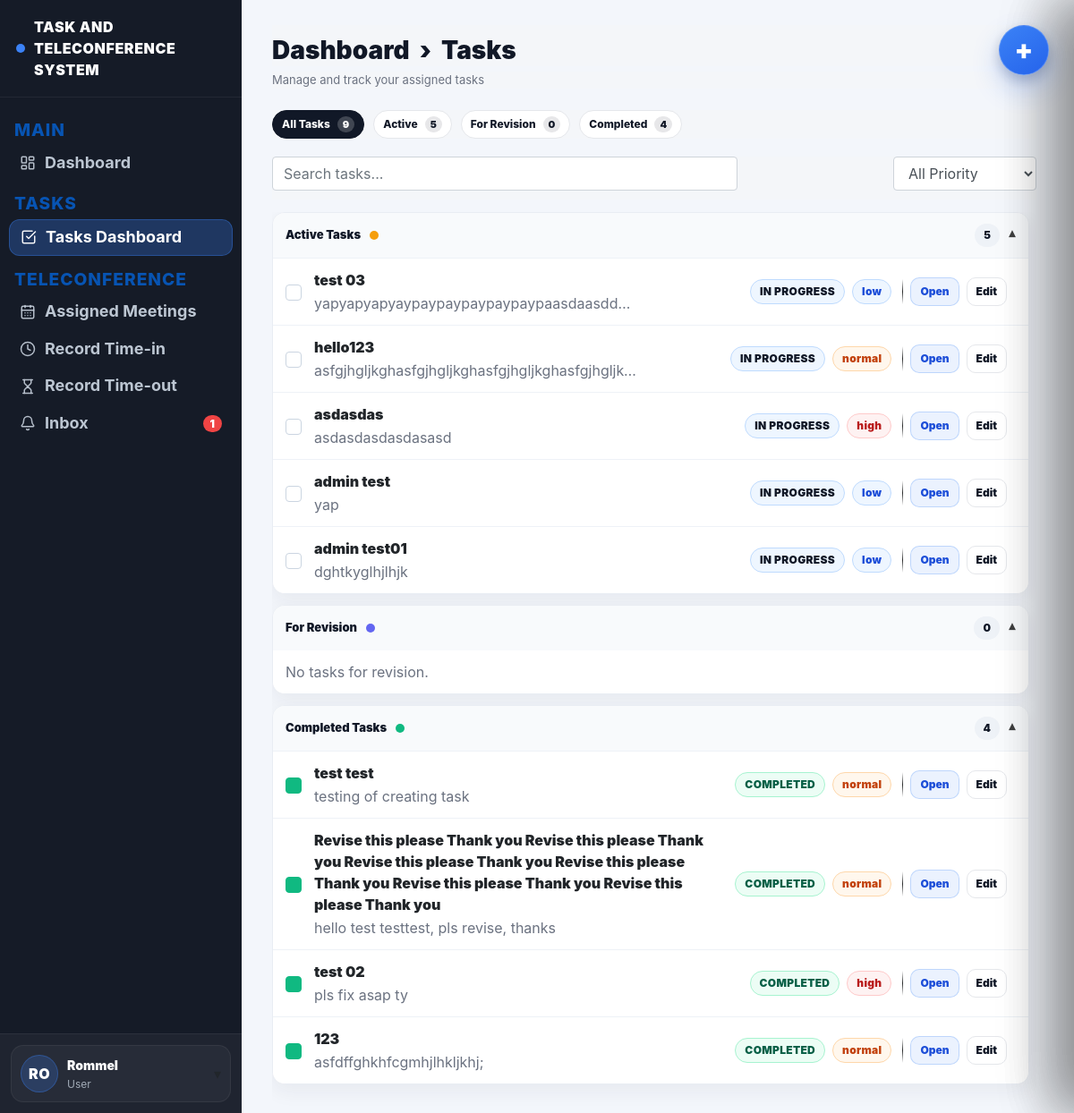
The app's page /task-dashboard (signed in), older data.
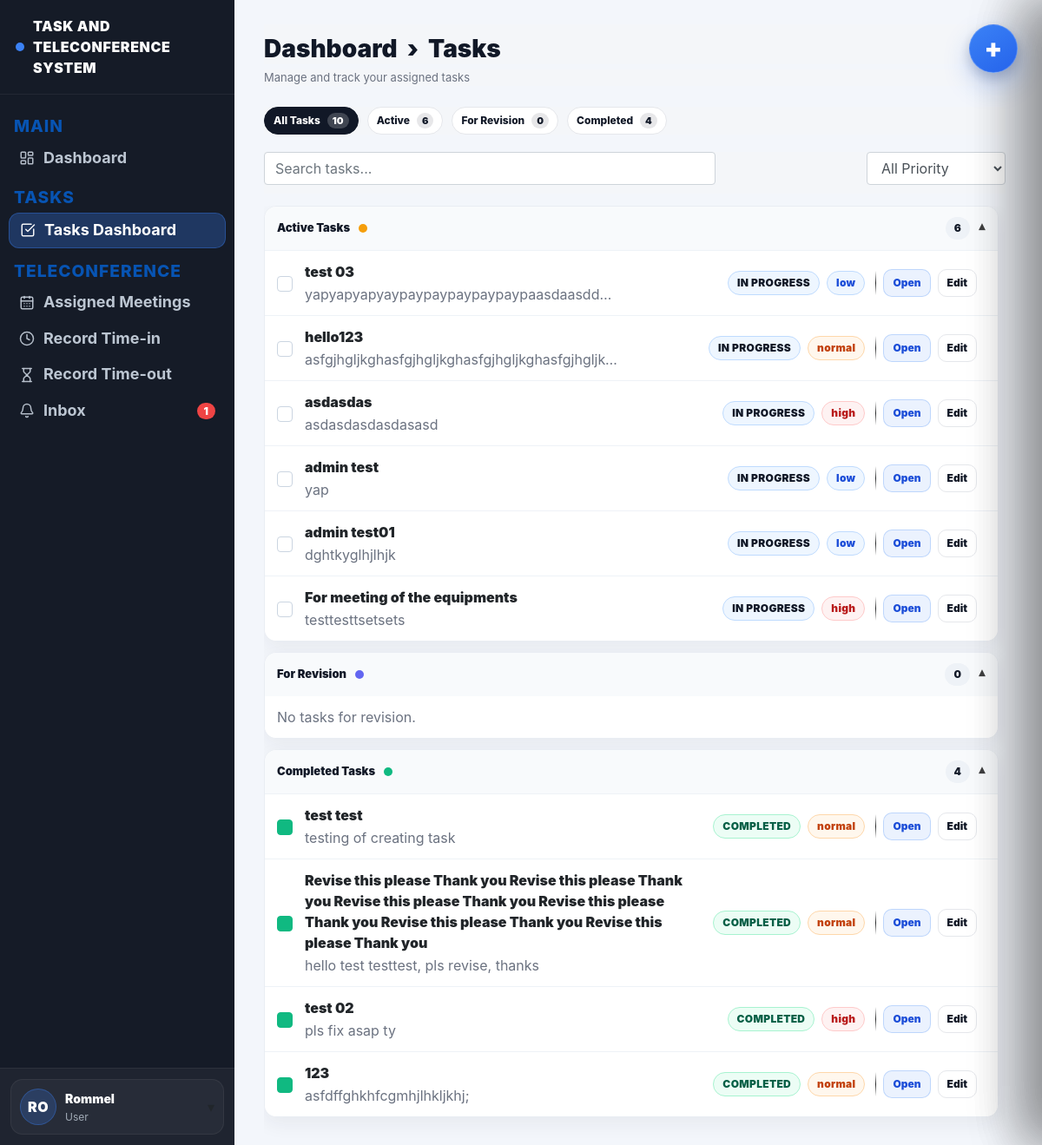
The same page, newer data.
### website/models.py (models this page shows, shortened)
class User(db.Model, UserMixin):
    id = db.Column(db.Integer, primary_key=True)
    email = db.Column(db.String(150), unique=True)
    password = db.Column(db.String(150))
    firstname = db.Column(db.String(150))
    is_admin = db.Column(db.Boolean, default=False)
    role = db.Column(db.String(20), default="user")
    notes = db.relationship('Note')
    notifications = db.relationship('Notification', lazy=True, cascade="all, delete-orphan")

class Task(db.Model):
    id = db.Column(db.Integer, primary_key=True)
    title = db.Column(db.String(200), nullable=False)
    description = db.Column(db.Text)
    assigned_to = db.Column(db.Integer, db.ForeignKey('user.id'))
    assigned_user = db.relationship('User', foreign_keys=[assigned_to])
    status = db.Column(db.String(50), default="assigned")
    priority = db.Column(db.String(20), default="normal")
    deadline = db.Column(db.DateTime)
    file_path = db.Column(db.String(300))
    last_edited_by = db.Column(db.Integer, nullable=True)
    last_edited_at = db.Column(db.DateTime, server_default=func.now(), onupdate=func.now())
    created_at = db.Column(db.DateTime(timezone=True), server_default=func.now())

### website/views.py (the view)
@views.route('/task-dashboard')
@login_required
def task_dashboard():
    if current_user.is_admin:
        tasks = Task.query.order_by(Task.created_at.desc()).all()
    else:
        tasks = Task.query.all()
    unread_count = Notification.query.filter_by(user_id=current_user.id, is_read=False).count()
    return render_template(
        "task_dashboard.html",
        user=current_user,
        tasks=tasks,
        unread_count=unread_count
    )

### website/templates/task_dashboard.html (shortened to what this page needs)
{% extends "base.html" %}
{% block content %}
<div class="main-inner">
  <h1 class="td-title">Dashboard &nbsp;›&nbsp; Tasks</h1>
  <div class="td-sub">Manage and track your assigned tasks</div>
  {% set all_count = tasks|length if tasks else 0 %}
  {% set revision_tasks = tasks|selectattr("status","equalto","for_revision")|list if tasks else [] %}
  {% set revision_count = revision_tasks|length %}
  {% set completed_tasks = tasks|selectattr("status","equalto","completed")|list if tasks else [] %}
  {% set completed_count = completed_tasks|length %}
  {% set active_tasks = tasks|rejectattr("status","equalto","completed")
                            |rejectattr("status","equalto","for_revision")
                            |list if tasks else [] %}
  {% set active_count = active_tasks|length %}
  <div class="td-pills">
    <button class="pill-tab active" type="button" data-filter="all">
      All Tasks <span class="pill-count">{{ all_count }}</span>
    </button>
    <button class="pill-tab" type="button" data-filter="active">
      Active <span class="pill-count">{{ active_count }}</span>
    </button>
    <button class="pill-tab" type="button" data-filter="revision">
      For Revision <span class="pill-count">{{ revision_count }}</span>
    </button>
    <button class="pill-tab" type="button" data-filter="completed">
      Completed <span class="pill-count">{{ completed_count }}</span>
    </button>
  </div>
  <div class="td-toolbar">
    <input id="taskSearch" class="form-control td-search" placeholder="Search tasks..." />
    <select id="priorityFilter" class="form-control td-filter" style="width:160px;">
      <option value="all">All Priority</option>
    </select>
  </div>
  <div class="scroll">
    <div class="sec open" data-section="active">
      <button class="sec-h" type="button">
        <div class="sec-h-left">
          <span class="sec-title">Active Tasks</span>
          <span class="sec-badge badge-active"></span>
        </div>
        <div style="display:flex; align-items:center; gap:10px;">
          <span class="sec-count">{{ active_count }}</span>
          <span class="sec-caret">▾</span>
        </div>
      </button>
      <div class="sec-body">
        {% if active_tasks and active_tasks|length > 0 %}
          {% for task in active_tasks %}
            <div class="task-row task-item"
                 id="task-{{ task.id }}"
                 data-task-id="{{ task.id }}"
                 data-status="{{ task.status }}"
                 data-title="{{ (task.title ~ ' ' ~ (task.description or ''))|lower }}"
                 data-priority="{{ (task.priority or 'normal')|lower if task.priority is defined else 'normal' }}">
              <div class="task-left">
                <div class="task-check"></div>
                <div class="task-info">
                  <a class="task-title-link"
                     href="{{ url_for('views.task_dashboard') }}?focus={{ task.id }}"
                     data-focus-task="{{ task.id }}">
                    {{ task.title }}
                  </a>
                  <div class="task-meta">
                    {{ task.description }}
                  </div>
                </div>
                <div class="task-tags">
                  <span class="status st-active">{{ task.status|replace("_"," ")|upper }}</span>
                  {% set pr = (task.priority or 'normal')|lower %}
                  <span class="prio prio-{{ pr }}">{{ pr|upper }}</span>
                </div>
              </div>
              <div class="task-right">
                <div class="task-actions">
                  <button type="button" class="btn-mini" data-open-task="{{ task.id }}">Open</button>
                  <button type="button" class="btn-mini ghost" data-edit-task="{{ task.id }}">Edit</button>
                </div>
              </div>
            </div>
          {% endfor %}
        {% else %}
          <div style="padding:12px 14px; color:#6b7280;">No active tasks.</div>
        {% endif %}
      </div>
    </div>
    <div class="sec open" data-section="revision">
      <button class="sec-h" type="button">
        <div class="sec-h-left">
          <span class="sec-title">For Revision</span>
          <span class="sec-badge" style="background:#6366f1;"></span>
        </div>
        <div style="display:flex; align-items:center; gap:10px;">
          <span class="sec-count">{{ revision_count }}</span>
          <span class="sec-caret">▾</span>
        </div>
      </button>
      <div class="sec-body">
        {% if revision_tasks and revision_tasks|length > 0 %}
          {% for task in revision_tasks %}
            <div class="task-row task-item"
                 id="task-{{ task.id }}"
                 data-task-id="{{ task.id }}"
                 data-status="{{ task.status }}"
                 data-title="{{ (task.title ~ ' ' ~ (task.description or ''))|lower }}"
                 data-priority="{{ (task.priority or 'normal')|lower }}">
              <div class="task-left">
                <div class="task-check"></div>
                <div class="task-info">
                  <a class="task-title-link"
                     href="{{ url_for('views.task_dashboard') }}?focus={{ task.id }}"
                     data-focus-task="{{ task.id }}">
                    {{ task.title }}
                  </a>
                  <div class="task-meta">{{ task.description }}</div>
                </div>
                <div class="task-tags">
                  <span class="status" style="background:#eef2ff;border-color:#c7d2fe;">
                    {{ task.status|replace("_"," ")|upper }}
                  </span>
                  {% set pr = (task.priority or 'normal')|lower %}
                  <span class="prio prio-{{ pr }}">{{ pr|upper }}</span>
                </div>
              </div>
              <div class="task-right">
                <div class="task-actions">
                  <button type="button" class="btn-mini" data-open-task="{{ task.id }}">Open</button>
                  <button type="button"
                          class="btn-icon ghost"
                          title="Details"
                          aria-label="Details"
                          data-focus-task="{{ task.id }}">
                    ⓘ
                  </button>
                  <button type="button" class="btn-mini ghost" data-edit-task="{{ task.id }}">Edit</button>
                </div>
              </div>
            </div>
          {% endfor %}
        {% else %}
          <div style="padding:12px 14px; color:#6b7280;">No tasks for revision.</div>
        {% endif %}
      </div>
    </div>
    <div class="sec open" data-section="completed">
      <button class="sec-h" type="button">
        <div class="sec-h-left">
          <span class="sec-title">Completed Tasks</span>
          <span class="sec-badge badge-done"></span>
        </div>
        <div style="display:flex; align-items:center; gap:10px;">
          <span class="sec-count">{{ completed_count }}</span>
          <span class="sec-caret">▾</span>
        </div>
      </button>
      <div class="sec-body">
        {% if completed_tasks and completed_tasks|length > 0 %}
          {% for task in completed_tasks %}
            <div class="task-row task-item"
                 id="task-{{ task.id }}"
                 data-task-id="{{ task.id }}"
                 data-status="{{ task.status }}"
                 data-title="{{ (task.title ~ ' ' ~ (task.description or ''))|lower }}"
                 data-priority="{{ (task.priority or 'normal')|lower }}">
              <div class="task-left">
                <div class="task-check" style="background:#10b981; border-color:#10b981;"></div>
                <div class="task-info">
                  <a class="task-title-link"
                     href="{{ url_for('views.task_dashboard') }}?focus={{ task.id }}"
                     data-focus-task="{{ task.id }}">
                    {{ task.title }}
                  </a>
                  <div class="task-meta">{{ task.description }}</div>
                </div>
                <div class="task-tags">
                  <span class="status st-done">{{ task.status|replace("_"," ")|upper }}</span>
                  {% set pr = (task.priority or 'normal')|lower %}
                  <span class="prio prio-{{ pr }}">{{ pr|upper }}</span>
                </div>
              </div>
              <div class="task-right">
                <div class="task-actions">
                  <button type="button" class="btn-mini" data-open-task="{{ task.id }}">Open</button>
                  <button type="button" class="btn-mini ghost" data-edit-task="{{ task.id }}">Edit</button>
                </div>
              </div>
            </div>
          {% endfor %}
        {% else %}
          <div style="padding:12px 14px; color:#6b7280;">No completed tasks yet.</div>
        {% endif %}
      </div>
    </div>
    <br><br>
  </div>
</div>
<button type="button" class="fab-task" id="openTaskDrawer" aria-label="Create task">
  <span class="fab-plus">+</span>
</button>
{% endblock %}

### website/templates/base.html (shortened to what this page needs)
<!DOCTYPE html>
<html>
<head>
  <link
    rel="stylesheet"
    href="https://stackpath.bootstrapcdn.com/bootstrap/4.4.1/css/bootstrap.min.css"
  />
  <link
    rel="stylesheet"
    href="https://stackpath.bootstrapcdn.com/font-awesome/4.7.0/css/font-awesome.min.css"
  />
  <link rel="stylesheet" href="{{ url_for('static', filename='styles.css') }}">
</head>
<body>
<div class="app-shell">
  <aside class="sidebar-dark">
    <div class="sidebar-brand">
      <span class="dot"></span>
      TASK AND TELECONFERENCE SYSTEM
    </div>
    <div class="sidebar-nav">
      <div class="sidebar-section">MAIN</div>
      <a class="sidebar-link {% if request.endpoint == 'views.user_dashboard' %}active{% endif %}"
         href="{{ url_for('views.user_dashboard') }}">
        <i data-lucide="layout-dashboard" class="sidebar-icon" aria-hidden="true"></i>
        <span>Dashboard</span>
      </a>
      <div class="sidebar-section">TASKS</div>
      <a class="sidebar-link {% if request.endpoint == 'views.task_dashboard' %}active{% endif %}"
         href="{{ url_for('views.task_dashboard') }}">
        <i data-lucide="check-square" class="sidebar-icon" aria-hidden="true"></i>
        <span>Tasks Dashboard</span>
      </a>
      <div class="sidebar-section">TELECONFERENCE</div>
      <a class="sidebar-link {% if request.endpoint == 'views.assigned_meetings' %}active{% endif %}"
         href="{{ url_for('views.assigned_meetings') }}">
        <i data-lucide="calendar-days" class="sidebar-icon" aria-hidden="true"></i>
        <span>Assigned Meetings</span>
      </a>
      <a class="sidebar-link {% if request.endpoint == 'views.record_timein' %}active{% endif %}"
         href="{{ url_for('views.record_timein') }}">
        <i data-lucide="clock" class="sidebar-icon" aria-hidden="true"></i>
        <span>Record Time-in</span>
      </a>
      <a class="sidebar-link {% if request.endpoint == 'views.record_timeout' %}active{% endif %}"
         href="{{ url_for('views.record_timeout') }}">
        <i data-lucide="hourglass" class="sidebar-icon" aria-hidden="true"></i>
        <span>Record Time-out</span>
      </a>
      <a class="sidebar-link {% if request.endpoint == 'views.inbox' %}active{% endif %}"
         href="{{ url_for('views.inbox') }}">
        <i data-lucide="bell" class="sidebar-icon" aria-hidden="true"></i>
        <span>Inbox</span>
        {% if unread_count and unread_count > 0 %}
          <span class="sidebar-badge">{{ unread_count }}</span>
        {% endif %}
      </a>
    </div>
    {% if current_user.is_authenticated %}
    <div class="sidebar-footer">
      {% set parts = (current_user.firstname or '').split() %}
      {% set first = parts[0] if parts|length > 0 else '' %}
      {% set last = parts[-1] if parts|length > 1 else '' %}
      {% set initials = (first[:1] ~ (last[:1] if last else (first[1:2] if first|length > 1 else ''))).upper() %}
      <div class="user-box" id="userBox">
        <button class="user-trigger" type="button" id="userToggle">
          <div class="user-row">
            <div class="user-avatar">{{ initials }}</div>
            <div>
              <div class="user-name">{{ current_user.firstname }}</div>
              <div class="user-sub">User</div>
            </div>
          </div>
          <div class="caret">▾</div>
        </button>
      </div>
    </div>
    {% endif %}
  </aside>
  <main class="main-area">
    <div class="content-wrap">
      {% block content %}{% endblock %}
    </div>
  </main>
</div>
</body>
</html>

### website/templates/task_dashboard.html (style rules this page uses)
.main-inner { display:flex; flex-direction:column; height:100vh; overflow:hidden; }
.td-title, .td-sub, .td-pills, .td-toolbar { position: sticky; top: 0; z-index: 20; background: #f4f6f9; }
.td-title { padding-top: 12px; }
.td-toolbar { padding-bottom: 10px; }
.scroll { flex:1; overflow-y:auto; padding-right:8px; }
.task-title-link { display:inline-block; margin:0; font-weight:900; color:inherit; text-decoration:none; cursor:pointer; }

Row changes from the older to the newer data that the page shows:
added Task: title "For meeting of the equipments", description "testtesttsetsets", status "IN PROGRESS", priority "high", shown under "Dashboard › Tasks"
Text that changed along with them:
{{ all_count }}: "9" → "10"
{{ active_count }}: "5" → "6"
